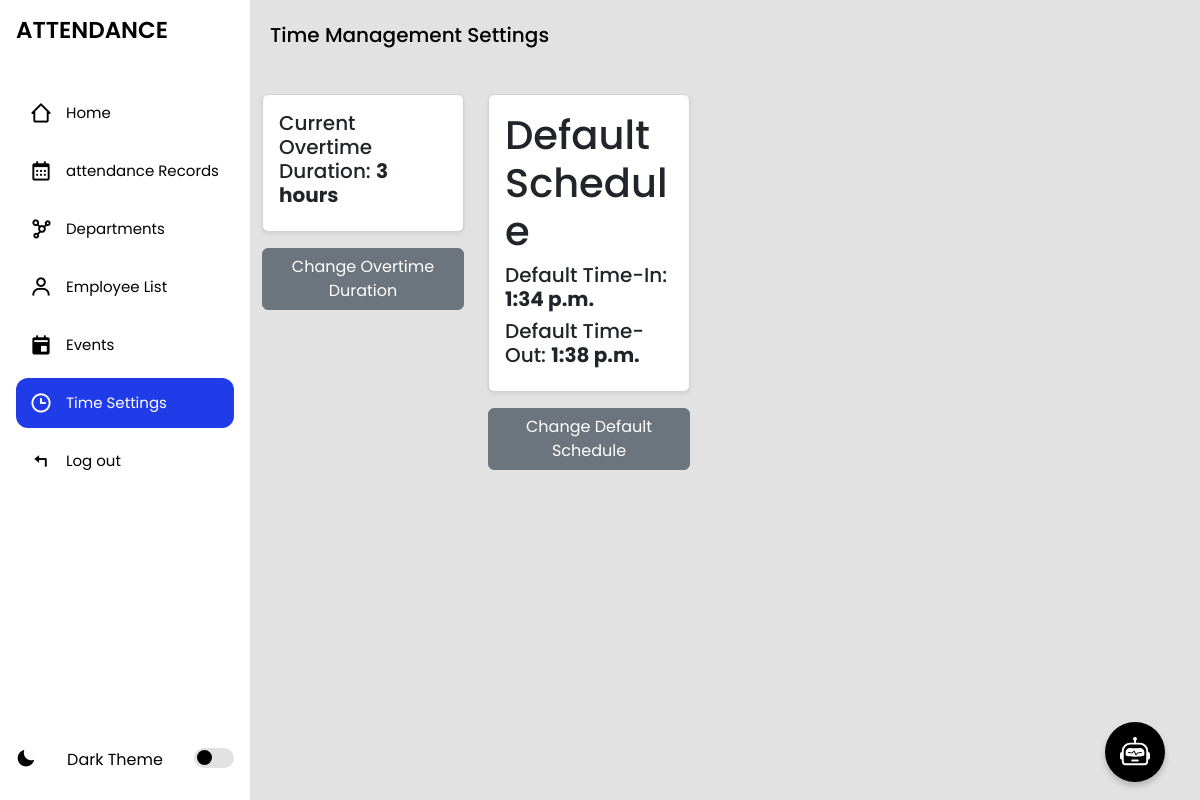
Before: /settings/ with the older database file.
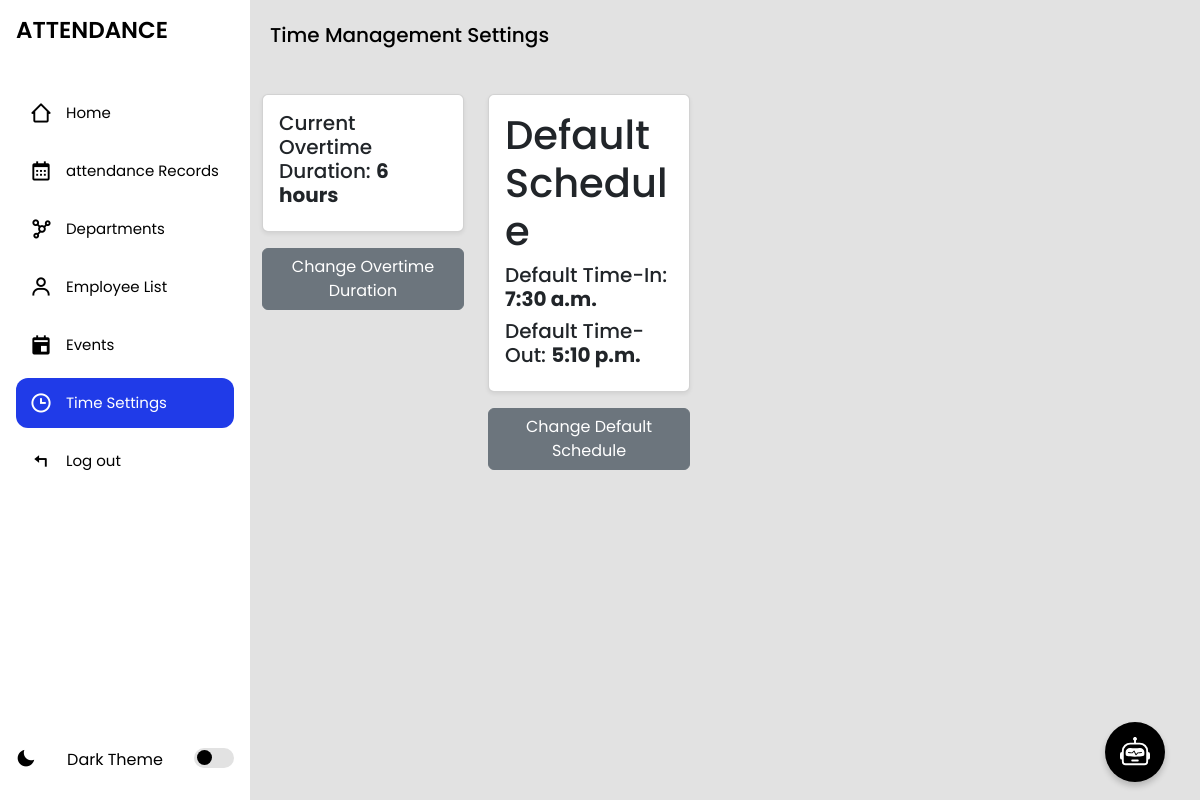
After: the same page with the newer database file.
### myapp/models.py (models this page shows, shortened)
class DefaultSchedule(models.Model):
    time_in = models.TimeField(default='08:10')
    time_out = models.TimeField(default='18:10')

### myapp/views.py (the view, shortened to what this page needs)
# urls.py: path('settings/', views.settings, name='settings'),
def settings(request):
    alert_message = ''
    alert_icon = ''
    overtime_setting = OvertimeSetting.objects.first()
    current_overtime_duration = overtime_setting.overtime_duration_hours if overtime_setting else 3  # Default to 3 hours
    default_schedule = DefaultSchedule.objects.first()
    return render(request, 'settings.html', {
        'overtime_setting': overtime_setting,
        'current_overtime_duration': current_overtime_duration,
        'default_schedule': default_schedule,
        'alert_message': alert_message,
        'alert_icon': alert_icon,
    })

### myapp/templates/settings.html (shortened to what this page needs)
{% extends 'index.html' %}
{% block content %}
<section class="home">
    <p>Time Management Settings</p>
<div class="container mt-4">
    <div class="row">
        <div class="col-md-6">
            <div class="card p-3 shadow-sm">
                <h5>Current Overtime Duration: <strong>{{ current_overtime_duration|floatformat:0 }} hours</strong></h5>
            </div>
            <button type="button" class="btn btn-secondary mt-3" data-bs-toggle="modal" data-bs-target="#overtimeModal">
                Change Overtime Duration
            </button>
        </div>
        <div class="col-md-6">
            <div class="card p-3 shadow-sm">
                <h1>Default Schedule</h1>
                <h5>Default Time-In: <strong>{{ default_schedule.time_in }}</strong></h5>
                <h5>Default Time-Out: <strong>{{ default_schedule.time_out }}</strong></h5>
            </div>
            <button type="button" class="btn btn-secondary mt-3" data-bs-toggle="modal" data-bs-target="#defaultScheduleModal">
                Change Default Schedule
            </button>
        </div>
    </div>
</div>
</section>
{% endblock %}

Changed rows visible on the page:
changed DefaultSchedule: time_in "1:34 p.m." → "7:30 a.m."; time_out "1:38 p.m." → "5:10 p.m."
Other visible differences:
{{ current_overtime_duration|floatformat:0 }}: "3" → "6"
